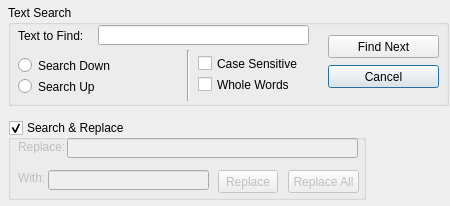
<?xml version="1.0" encoding="UTF-8"?>
<ui version="4.0">
 <class>FindDialog</class>
 <widget class="QDialog" name="FindDialog">
  <property name="windowModality">
   <enum>Qt::WindowModal</enum>
  </property>
  <property name="geometry">
   <rect>
    <x>0</x>
    <y>0</y>
    <width>450</width>
    <height>206</height>
   </rect>
  </property>
  <property name="windowTitle">
   <string>Find Text</string>
  </property>
  <widget class="QGroupBox" name="groupBox">
   <property name="geometry">
    <rect>
     <x>8</x>
     <y>5</y>
     <width>441</width>
     <height>101</height>
    </rect>
   </property>
   <property name="title">
    <string>Text Search</string>
   </property>
   <widget class="QPushButton" name="pushButton">
    <property name="geometry">
     <rect>
      <x>320</x>
      <y>60</y>
      <width>111</width>
      <height>23</height>
     </rect>
    </property>
    <property name="text">
     <string>Cancel</string>
    </property>
   </widget>
   <widget class="QLabel" name="label">
    <property name="geometry">
     <rect>
      <x>10</x>
      <y>23</y>
      <width>81</width>
      <height>16</height>
     </rect>
    </property>
    <property name="text">
     <string>Text to Find:</string>
    </property>
   </widget>
   <widget class="QRadioButton" name="rdUp">
    <property name="geometry">
     <rect>
      <x>10</x>
      <y>73</y>
      <width>121</width>
      <height>17</height>
     </rect>
    </property>
    <property name="text">
     <string>Search Up</string>
    </property>
   </widget>
   <widget class="QCheckBox" name="cbWholeWords">
    <property name="geometry">
     <rect>
      <x>190</x>
      <y>71</y>
      <width>141</width>
      <height>17</height>
     </rect>
    </property>
    <property name="text">
     <string>Whole Words</string>
    </property>
   </widget>
   <widget class="Line" name="line">
    <property name="geometry">
     <rect>
      <x>160</x>
      <y>45</y>
      <width>41</width>
      <height>51</height>
     </rect>
    </property>
    <property name="orientation">
     <enum>Qt::Vertical</enum>
    </property>
   </widget>
   <widget class="QLineEdit" name="txtFind">
    <property name="geometry">
     <rect>
      <x>90</x>
      <y>20</y>
      <width>211</width>
      <height>20</height>
     </rect>
    </property>
   </widget>
   <widget class="QRadioButton" name="rdDown">
    <property name="geometry">
     <rect>
      <x>10</x>
      <y>52</y>
      <width>131</width>
      <height>17</height>
     </rect>
    </property>
    <property name="text">
     <string>Search Down</string>
    </property>
   </widget>
   <widget class="QCheckBox" name="cbCaseSensitive">
    <property name="geometry">
     <rect>
      <x>190</x>
      <y>50</y>
      <width>141</width>
      <height>17</height>
     </rect>
    </property>
    <property name="text">
     <string>Case Sensitive</string>
    </property>
   </widget>
   <widget class="QPushButton" name="findNext">
    <property name="geometry">
     <rect>
      <x>320</x>
      <y>30</y>
      <width>111</width>
      <height>23</height>
     </rect>
    </property>
    <property name="text">
     <string>Find Next</string>
    </property>
   </widget>
  </widget>
  <widget class="QGroupBox" name="groupBox_2">
   <property name="geometry">
    <rect>
     <x>8</x>
     <y>120</y>
     <width>358</width>
     <height>80</height>
    </rect>
   </property>
   <property name="title">
    <string>Search &amp;&amp; Replace</string>
   </property>
   <property name="checkable">
    <bool>true</bool>
   </property>
   <widget class="QPushButton" name="replaceAll">
    <property name="enabled">
     <bool>false</bool>
    </property>
    <property name="geometry">
     <rect>
      <x>280</x>
      <y>50</y>
      <width>71</width>
      <height>23</height>
     </rect>
    </property>
    <property name="text">
     <string>Replace All</string>
    </property>
   </widget>
   <widget class="QPushButton" name="goReplace">
    <property name="enabled">
     <bool>false</bool>
    </property>
    <property name="geometry">
     <rect>
      <x>210</x>
      <y>50</y>
      <width>60</width>
      <height>23</height>
     </rect>
    </property>
    <property name="text">
     <string>Replace</string>
    </property>
   </widget>
   <widget class="QLabel" name="label_2">
    <property name="enabled">
     <bool>false</bool>
    </property>
    <property name="geometry">
     <rect>
      <x>10</x>
      <y>50</y>
      <width>32</width>
      <height>16</height>
     </rect>
    </property>
    <property name="text">
     <string>With:</string>
    </property>
   </widget>
   <widget class="QLineEdit" name="txtReplaceWith">
    <property name="enabled">
     <bool>false</bool>
    </property>
    <property name="geometry">
     <rect>
      <x>40</x>
      <y>50</y>
      <width>161</width>
      <height>20</height>
     </rect>
    </property>
   </widget>
   <widget class="QLabel" name="label_3">
    <property name="enabled">
     <bool>false</bool>
    </property>
    <property name="geometry">
     <rect>
      <x>10</x>
      <y>20</y>
      <width>46</width>
      <height>13</height>
     </rect>
    </property>
    <property name="text">
     <string>Replace:</string>
    </property>
   </widget>
   <widget class="QLineEdit" name="txtReplace">
    <property name="enabled">
     <bool>false</bool>
    </property>
    <property name="geometry">
     <rect>
      <x>59</x>
      <y>18</y>
      <width>291</width>
      <height>20</height>
     </rect>
    </property>
   </widget>
  </widget>
 </widget>
 <resources/>
 <connections/>
</ui>
